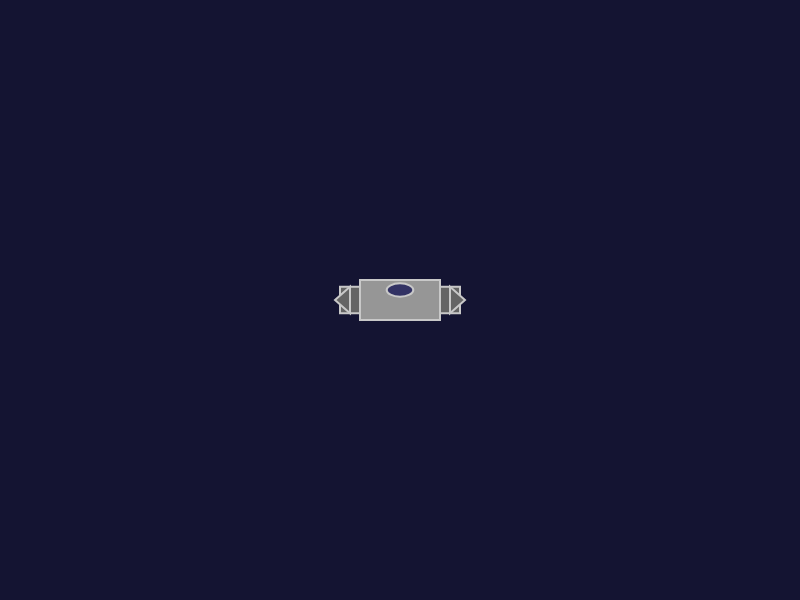
Frame 1 (no input)
Frame 60 (no input): identical to frame 1, image omitted
Frame 120 (the mouse pressed at the canvas centre since frame 60): identical to frame 1, image omitted

The p5.js sketch that drew this single still picture (run headless with seeded random() and noise() and a simulated clock; from frame 60 on, the mouse is pressed at the canvas centre):

// p5.js sketch
// ── sketch.js
let ship;
let particles = []; // 추진체 불꽃 입자 배열

function setup() {
  createCanvas(800, 600);
  ship = new Ship(width / 2, height / 2, 80, 40); // 우주선 객체 생성
}

function draw() {
  background(20, 20, 50); // 어두운 우주 배경

  // 키 입력에 따른 추진체 작동 및 힘 적용
  if (keyIsDown(LEFT_ARROW)) {
    ship.applyForceLeftThruster();
    particles.push(new Particle(ship.pos.x - ship.w / 2, ship.pos.y + ship.h / 2, -1)); // 왼쪽 추진체 불꽃 생성
  }
  if (keyIsDown(RIGHT_ARROW)) {
    ship.applyForceRightThruster();
    particles.push(new Particle(ship.pos.x + ship.w / 2, ship.pos.y + ship.h / 2, 1)); // 오른쪽 추진체 불꽃 생성
  }

  ship.update(); // 우주선 상태 업데이트
  ship.display(); // 우주선 그리기

  // 입자 업데이트 및 그리기
  for (let i = particles.length - 1; i >= 0; i--) {
    particles[i].update();
    particles[i].display();
    if (particles[i].isFinished()) {
      particles.splice(i, 1); // 수명이 다한 입자 제거
    }
  }

  // 화면 경계 처리 (우주선이 화면 밖으로 나가지 않도록)
  if (ship.pos.x < 0) ship.pos.x = width;
  if (ship.pos.x > width) ship.pos.x = 0;
  if (ship.pos.y < 0) ship.pos.y = height;
  if (ship.pos.y > height) ship.pos.y = 0;
}




// ── Particle.js
// 추진체 불꽃 입자 클래스
class Particle {
  constructor(x, y, side) {
    this.pos = createVector(x, y);
    this.vel = createVector(random(-0.5, 0.5) * side, random(1, 3)); // 아래로 퍼지는 불꽃
    this.acc = createVector(0, 0.05); // 중력과 비슷한 아래 방향 가속도
    this.lifespan = 255; // 투명도로 수명 표현
    this.col = color(255, 100, 0, this.lifespan); // 주황색 불꽃
  }

  update() {
    this.vel.add(this.acc);
    this.pos.add(this.vel);
    this.lifespan -= 5; // 수명 감소
    this.col = color(255, random(50, 150), 0, this.lifespan); // 색상 업데이트
  }

  display() {
    noStroke();
    fill(this.col);
    ellipse(this.pos.x, this.pos.y, random(4, 8), random(4, 8)); // 크기가 변하는 불꽃 입자
  }

  isFinished() {
    return this.lifespan < 0; // 수명이 다했는지 확인
  }
}
// ── Ship.js
// 우주선 클래스
class Ship {
  constructor(x, y, w, h) {
    this.pos = createVector(x, y); // 위치
    this.vel = createVector(0, 0); // 속도
    this.acc = createVector(0, 0); // 가속도
    this.angle = 0; // 회전 각도
    this.angularVel = 0; // 각속도
    this.angularAcc = 0; // 각가속도
    this.w = w; // 너비
    this.h = h; // 높이
    this.thrusterForce = 0.1; // 추진체 힘 크기
    this.rotationForce = 0.005; // 회전 힘 크기
    this.maxSpeed = 5; // 최대 속도
    this.damping = 0.98; // 공기 저항 (마찰)
    this.angularDamping = 0.95; // 각운동 마찰
  }

  applyForce(force) {
    this.acc.add(force); // 힘을 가속도에 더함
  }

  applyTorque(torque) {
    this.angularAcc += torque; // 토크를 각가속도에 더함
  }

  // 왼쪽 추진체 작동
  applyForceLeftThruster() {
    let force = p5.Vector.fromAngle(this.angle - HALF_PI); // 우주선 방향으로 위로 향하는 힘
    force.mult(this.thrusterForce);
    this.applyForce(force);

    // 오른쪽으로 회전하는 토크 적용
    this.applyTorque(this.rotationForce);
  }

  // 오른쪽 추진체 작동
  applyForceRightThruster() {
    let force = p5.Vector.fromAngle(this.angle - HALF_PI); // 우주선 방향으로 위로 향하는 힘
    force.mult(this.thrusterForce);
    this.applyForce(force);

    // 왼쪽으로 회전하는 토크 적용
    this.applyTorque(-this.rotationForce);
  }

  update() {
    this.vel.add(this.acc); // 속도에 가속도 더함
    this.vel.mult(this.damping); // 속도 감쇠 (마찰)
    this.vel.limit(this.maxSpeed); // 속도 제한
    this.pos.add(this.vel); // 위치에 속도 더함

    this.angularVel += this.angularAcc; // 각속도에 각가속도 더함
    this.angularVel *= this.angularDamping; // 각속도 감쇠
    this.angle += this.angularVel; // 각도에 각속도 더함

    this.acc.mult(0); // 가속도 초기화
    this.angularAcc = 0; // 각가속도 초기화
  }

  display() {
    push();
    translate(this.pos.x, this.pos.y);
    rotate(this.angle);

    // 몸체 (사각형)
    rectMode(CENTER);
    fill(150, 150, 150);
    stroke(200);
    strokeWeight(2);
    rect(0, 0, this.w, this.h);

    // 왼쪽 추진체
    fill(100, 100, 100);
    rect(-this.w / 2 - 10, 0, 20, this.h / 1.5);
    triangle(
      -this.w / 2 - 10, -this.h / 3,
      -this.w / 2 - 10, this.h / 3,
      -this.w / 2 - 25, 0
    );

    // 오른쪽 추진체
    fill(100, 100, 100);
    rect(this.w / 2 + 10, 0, 20, this.h / 1.5);
    triangle(
      this.w / 2 + 10, -this.h / 3,
      this.w / 2 + 10, this.h / 3,
      this.w / 2 + 25, 0
    );

    // 조종석 또는 창문
    fill(50, 50, 100);
    ellipse(0, -this.h / 4, this.w / 3, this.h / 3);


    pop();
  }
}
